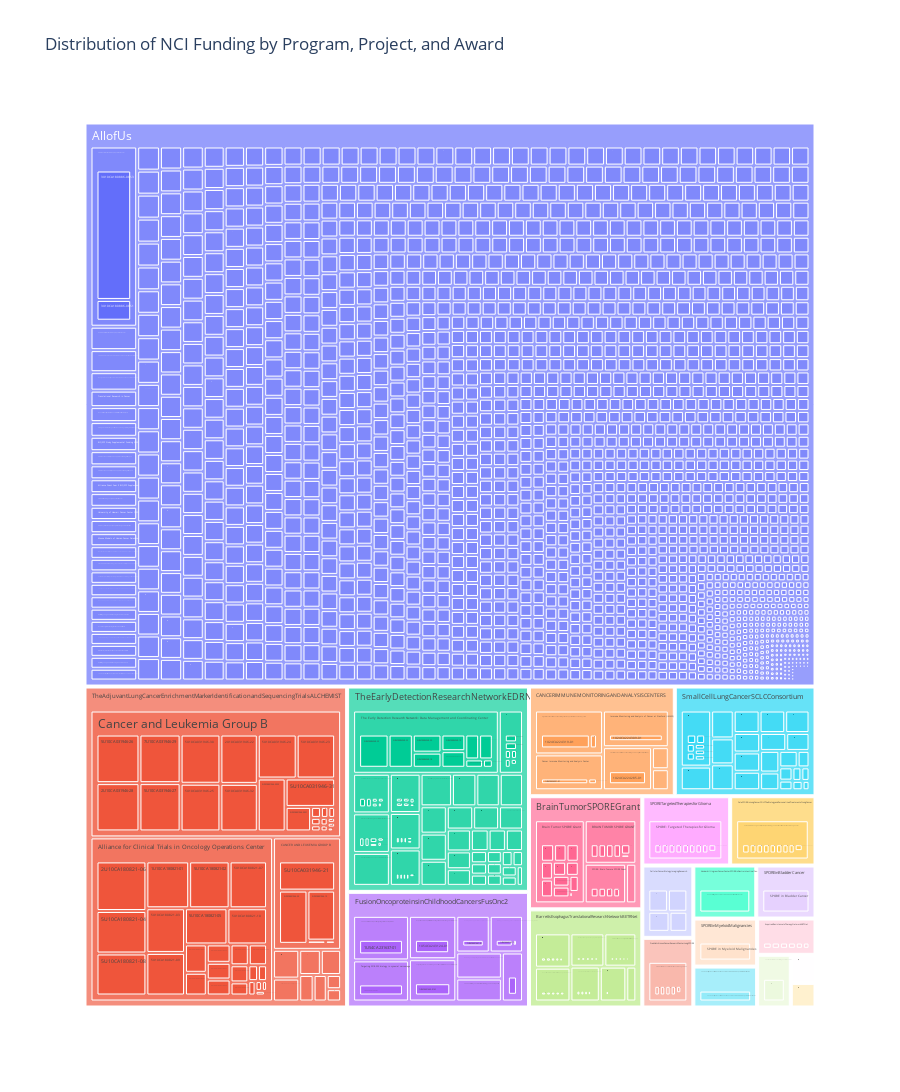

Notebook cell for this chart:
### Code cell
# Grouping data to calculate the sum of total_cost for each program
# program_core_funding = df.groupby(['program', 'core_project_num'])['agency_ic_fundings'].sum().reset_index()

# Creating the Treemap
fig = px.treemap(df, 
                 path=['program', 'project_title', 'project_num'], 
                 values='agency_ic_fundings',
                 title='Distribution of NCI Funding by Program, Project, and Award',
                 height=1200)

# Show the Treemap
fig.show()

### Figure 1 — Plotly figure (JSON) as saved in the notebook; plotly's stock layout.template omitted (floating-point values rounded to 4 significant figures; data arrays with more than 128 entries replaced by an {"elided": "..."} marker saying what was removed)
{"data": [{"branchvalues": "total", "domain": {"x": [0, 1], "y": [0, 1]}, "hovertemplate": "labels=%{label}<br>agency_ic_fundings=%{value}<br>parent=%{parent}<br>id=%{id}<extra></extra>", "ids": {"elided": "5776 str values"}, "labels": {"elided": "5776 str values"}, "name": "", "parents": {"elided": "5776 str values"}, "type": "treemap", "values": {"elided": "5776 int values"}}], "layout": {"height": 1200, "legend": {"tracegroupgap": 0}, "title": {"text": "Distribution of NCI Funding by Program, Project, and Award"}}}
